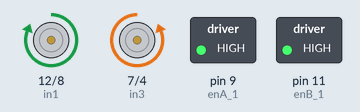
This sketch was run on a simulated Arduino Uno, built with avr-gcc and run on an emulated ATmega328P. On the bench: motor-driver pin pairs drawn as motors (green arrow = first pin HIGH = forward, orange = second pin HIGH = backward, longer = more drive, scaled by the enable pin), switched loads named in the sketch (green lamp = pin HIGH).

Above: at 1.7 s.
At 4.5 s:
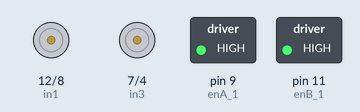
Timing chart, 0 to 6.3 s (numbered marks = the images above):
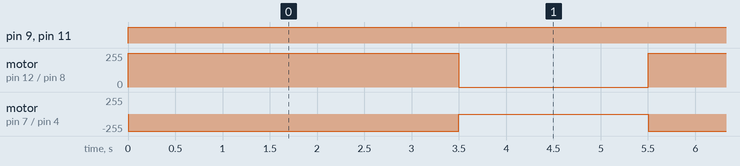

Measured:
- by itself, pin 9 (enA_1), pin 11 (enB_1): LOW → HIGH at 0.00 s
- by itself, motor on pin 12 (in1) / pin 8 (in2): alternates forward 255/255 for 3.5 s and stopped for 2.0 s
- by itself, motor on pin 7 (in3) / pin 4 (in4): alternates backward 255/255 for 3.5 s and stopped for 2.0 s

The sketch:

90degreeTurns.ino
```cpp
// motor one
int enA = 10;
int in1 = 12;
int in2 = 8;

// motor two
int enB = 5;
int in3 = 7;
int in4 = 4;
// motor three
int enA_1 = 9;
//int in1_1 = 2;
//int in2_1 = 1;

//motor four
int enB_1 = 11;
//int in1_1 = 0;
//int in2_1 = 3;

void setup() {

   pinMode(enA, OUTPUT);
  pinMode(enB, OUTPUT);
  pinMode(enA_1, OUTPUT);
  pinMode(enB_1, OUTPUT);
  pinMode(in1, OUTPUT);
  //pinMode(in1_1, OUTPUT);
  //pinMode(in2_1, OUTPUT);
  pinMode(in2, OUTPUT);
  pinMode(in3, OUTPUT);
 // pinMode(in3_1, OUTPUT);
  pinMode(in4, OUTPUT);
  //pinMode(in4_1, OUTPUT);

}

void loop() {
  analogWrite(enA, 255);
  analogWrite(enB, 255);
  analogWrite(enA_1, 255);
  analogWrite(enB_1, 255);
  digitalWrite(in1, HIGH);
  digitalWrite(in2, LOW);
  digitalWrite(in3, LOW);
  digitalWrite(in4, HIGH);
  delay(3500);
  digitalWrite(in1, LOW);
  digitalWrite(in2, LOW);
  digitalWrite(in3, LOW);
  digitalWrite(in4, LOW);
  delay(2000);
}
```
